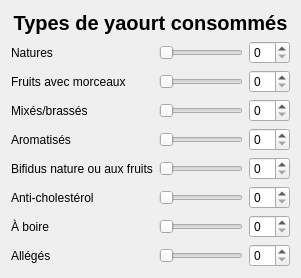
  <widget class="QWizardPage" name="wizardPage_2">
   <layout class="QVBoxLayout" name="verticalLayout_3">
    <item>
     <widget class="QLabel" name="label_10">
      <property name="font">
       <font>
        <pointsize>15</pointsize>
        <weight>75</weight>
        <italic>false</italic>
        <bold>true</bold>
       </font>
      </property>
      <property name="text">
       <string>Types de yaourt consommés</string>
      </property>
      <property name="alignment">
       <set>Qt::AlignCenter</set>
      </property>
     </widget>
    </item>
    <item>
     <layout class="QGridLayout" name="gridLayout_3">
      <item row="0" column="0">
       <widget class="QLabel" name="label_12">
        <property name="text">
         <string>Natures</string>
        </property>
       </widget>
      </item>
      <item row="0" column="1">
       <widget class="QSlider" name="master_1">
        <property name="enabled">
         <bool>true</bool>
        </property>
        <property name="orientation">
         <enum>Qt::Horizontal</enum>
        </property>
       </widget>
      </item>
      <item row="0" column="2">
       <widget class="QSpinBox" name="spinBox_5"/>
      </item>
      <item row="1" column="0">
       <widget class="QLabel" name="label_13">
        <property name="text">
         <string>Fruits avec morceaux</string>
        </property>
       </widget>
      </item>
      <item row="1" column="1">
       <widget class="QSlider" name="master_2">
        <property name="enabled">
         <bool>true</bool>
        </property>
        <property name="orientation">
         <enum>Qt::Horizontal</enum>
        </property>
       </widget>
      </item>
      <item row="1" column="2">
       <widget class="QSpinBox" name="spinBox_6"/>
      </item>
      <item row="2" column="0">
       <widget class="QLabel" name="label_14">
        <property name="text">
         <string>Mixés/brassés</string>
        </property>
       </widget>
      </item>
      <item row="2" column="1">
       <widget class="QSlider" name="master_3">
        <property name="enabled">
         <bool>true</bool>
        </property>
        <property name="orientation">
         <enum>Qt::Horizontal</enum>
        </property>
       </widget>
      </item>
      <item row="2" column="2">
       <widget class="QSpinBox" name="spinBox_7"/>
      </item>
      <item row="3" column="0">
       <widget class="QLabel" name="label_15">
        <property name="text">
         <string>Aromatisés</string>
        </property>
       </widget>
      </item>
      <item row="3" column="1">
       <widget class="QSlider" name="master_4">
        <property name="enabled">
         <bool>true</bool>
        </property>
        <property name="orientation">
         <enum>Qt::Horizontal</enum>
        </property>
       </widget>
      </item>
      <item row="3" column="2">
       <widget class="QSpinBox" name="spinBox_8"/>
      </item>
      <item row="4" column="0">
       <widget class="QLabel" name="label_16">
        <property name="text">
         <string>Bifidus nature ou aux fruits</string>
        </property>
       </widget>
      </item>
      <item row="4" column="1">
       <widget class="QSlider" name="master_5">
        <property name="enabled">
         <bool>true</bool>
        </property>
        <property name="orientation">
         <enum>Qt::Horizontal</enum>
        </property>
       </widget>
      </item>
      <item row="4" column="2">
       <widget class="QSpinBox" name="spinBox_9"/>
      </item>
      <item row="5" column="0">
       <widget class="QLabel" name="label_17">
        <property name="text">
         <string>Anti-cholestérol</string>
        </property>
       </widget>
      </item>
      <item row="5" column="1">
       <widget class="QSlider" name="master_6">
        <property name="enabled">
         <bool>true</bool>
        </property>
        <property name="orientation">
         <enum>Qt::Horizontal</enum>
        </property>
       </widget>
      </item>
      <item row="5" column="2">
       <widget class="QSpinBox" name="spinBox_10"/>
      </item>
      <item row="6" column="0">
       <widget class="QLabel" name="label_18">
        <property name="text">
         <string>À boire</string>
        </property>
       </widget>
      </item>
      <item row="6" column="1">
       <widget class="QSlider" name="master_7">
        <property name="enabled">
         <bool>true</bool>
        </property>
        <property name="orientation">
         <enum>Qt::Horizontal</enum>
        </property>
       </widget>
      </item>
      <item row="6" column="2">
       <widget class="QSpinBox" name="spinBox_11"/>
      </item>
      <item row="7" column="0">
       <widget class="QLabel" name="label_19">
        <property name="text">
         <string>Allégés</string>
        </property>
       </widget>
      </item>
      <item row="7" column="1">
       <widget class="QSlider" name="master_8">
        <property name="enabled">
         <bool>true</bool>
        </property>
        <property name="orientation">
         <enum>Qt::Horizontal</enum>
        </property>
       </widget>
      </item>
      <item row="7" column="2">
       <widget class="QSpinBox" name="spinBox_12"/>
      </item>
     </layout>
    </item>
   </layout>
  </widget>
